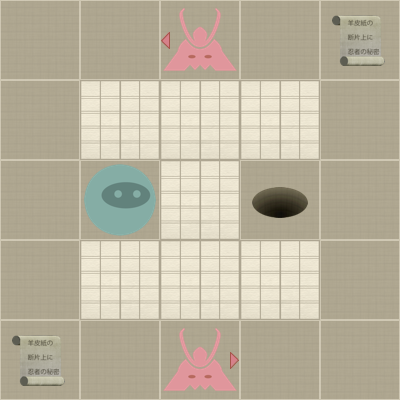

This game map was drawn from its Tiled (.tmx) file and the tilesets committed beside it. A one-line description and the trimmed map source follow:
An orthogonal 5x5 tile map with 80x80 px tiles, 2 tile layers (Level, Actors).

<map version="1.0" orientation="orthogonal" width="5" height="5" tilewidth="80" tileheight="80">
 <properties>
  <property name="moves" value="10" />
 </properties>
 <tileset firstgid="1" name="tiles" tilewidth="80" tileheight="80" spacing="2" margin="2">
  <image source="tiles-hd.png" width="512" height="512" />
  <tile id="0">
   <properties>
    <property name="actor" value="exit" />
   </properties>
  </tile>
  <tile id="2">
   <properties>
    <property name="actor" value="guard" />
    <property name="direction" value="down" />
   </properties>
  </tile>
  <tile id="3">
   <properties>
    <property name="actor" value="guard" />
    <property name="direction" value="left" />
   </properties>
  </tile>
  <tile id="4">
   <properties>
    <property name="actor" value="guard" />
    <property name="direction" value="right" />
   </properties>
  </tile>
  <tile id="5">
   <properties>
    <property name="actor" value="guard" />
    <property name="direction" value="up" />
   </properties>
  </tile>
  <tile id="7">
   <properties>
    <property name="actor" value="player" />
   </properties>
  </tile>
  <tile id="8">
   <properties>
    <property name="actor" value="scroll" />
   </properties>
  </tile>
  <tile id="9">
   <properties>
    <property name="wall" value="1" />
   </properties>
  </tile>
 </tileset>
 <layer name="Level" width="5" height="5">
  <data>[25 cells, 25 non-empty, 2 distinct tile ids]</data>
 </layer>
 <layer name="Actors" width="5" height="5">
  <data>[25 cells, 6 non-empty, 5 distinct tile ids]</data>
 </layer>
</map>
